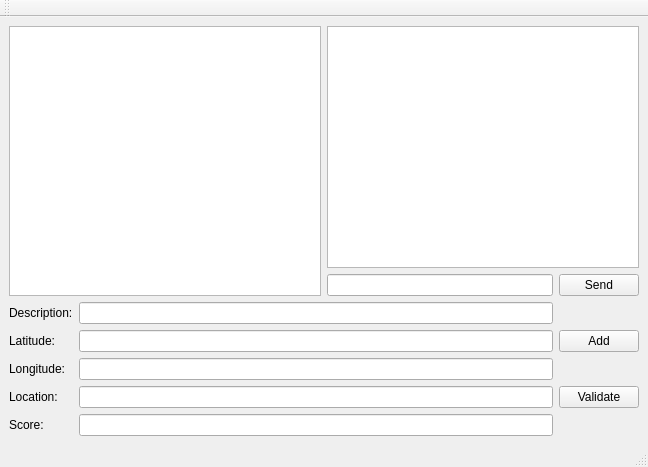
<?xml version="1.0" encoding="UTF-8"?>
<ui version="4.0">
 <class>MainWindow</class>
 <widget class="QMainWindow" name="MainWindow">
  <property name="geometry">
   <rect>
    <x>0</x>
    <y>0</y>
    <width>648</width>
    <height>467</height>
   </rect>
  </property>
  <property name="windowTitle">
   <string>MainWindow</string>
  </property>
  <widget class="QWidget" name="centralwidget">
   <layout class="QVBoxLayout" name="verticalLayout_3">
    <item>
     <layout class="QHBoxLayout" name="horizontalLayout_2">
      <item>
       <widget class="QListWidget" name="reportsListWidget"/>
      </item>
      <item>
       <layout class="QVBoxLayout" name="verticalLayout">
        <item>
         <widget class="QListWidget" name="chatListWidget"/>
        </item>
        <item>
         <layout class="QHBoxLayout" name="horizontalLayout">
          <item>
           <widget class="QLineEdit" name="chatLineEdit"/>
          </item>
          <item>
           <widget class="QPushButton" name="sendPushButton">
            <property name="text">
             <string>Send</string>
            </property>
           </widget>
          </item>
         </layout>
        </item>
       </layout>
      </item>
     </layout>
    </item>
    <item>
     <layout class="QHBoxLayout" name="horizontalLayout_3">
      <item>
       <layout class="QFormLayout" name="formLayout">
        <item row="0" column="0">
         <widget class="QLabel" name="descLabel">
          <property name="text">
           <string>Description:</string>
          </property>
         </widget>
        </item>
        <item row="0" column="1">
         <widget class="QLineEdit" name="descLineEdit"/>
        </item>
        <item row="1" column="0">
         <widget class="QLabel" name="latiLabel">
          <property name="text">
           <string>Latitude:</string>
          </property>
         </widget>
        </item>
        <item row="1" column="1">
         <widget class="QLineEdit" name="latiLineEdit"/>
        </item>
        <item row="2" column="0">
         <widget class="QLabel" name="longiLabel">
          <property name="text">
           <string>Longitude:</string>
          </property>
         </widget>
        </item>
        <item row="2" column="1">
         <widget class="QLineEdit" name="longiLineEdit"/>
        </item>
        <item row="3" column="0">
         <widget class="QLabel" name="locationLabel">
          <property name="text">
           <string>Location:</string>
          </property>
         </widget>
        </item>
        <item row="3" column="1">
         <widget class="QLineEdit" name="locationLineEdit">
          <property name="enabled">
           <bool>true</bool>
          </property>
         </widget>
        </item>
        <item row="4" column="0">
         <widget class="QLabel" name="scoreLabel">
          <property name="text">
           <string>Score:</string>
          </property>
         </widget>
        </item>
        <item row="4" column="1">
         <widget class="QLineEdit" name="scoreLineEdit"/>
        </item>
       </layout>
      </item>
      <item>
       <layout class="QVBoxLayout" name="verticalLayout_2">
        <item>
         <widget class="QPushButton" name="addPushButton">
          <property name="text">
           <string>Add</string>
          </property>
         </widget>
        </item>
        <item>
         <widget class="QPushButton" name="validatePushButton">
          <property name="text">
           <string>Validate</string>
          </property>
         </widget>
        </item>
       </layout>
      </item>
     </layout>
    </item>
   </layout>
  </widget>
  <widget class="QMenuBar" name="menubar">
   <property name="geometry">
    <rect>
     <x>0</x>
     <y>0</y>
     <width>648</width>
     <height>17</height>
    </rect>
   </property>
  </widget>
  <widget class="QStatusBar" name="statusbar"/>
  <widget class="QToolBar" name="toolBar">
   <property name="windowTitle">
    <string>toolBar</string>
   </property>
   <attribute name="toolBarArea">
    <enum>TopToolBarArea</enum>
   </attribute>
   <attribute name="toolBarBreak">
    <bool>false</bool>
   </attribute>
  </widget>
 </widget>
 <resources/>
 <connections/>
</ui>
